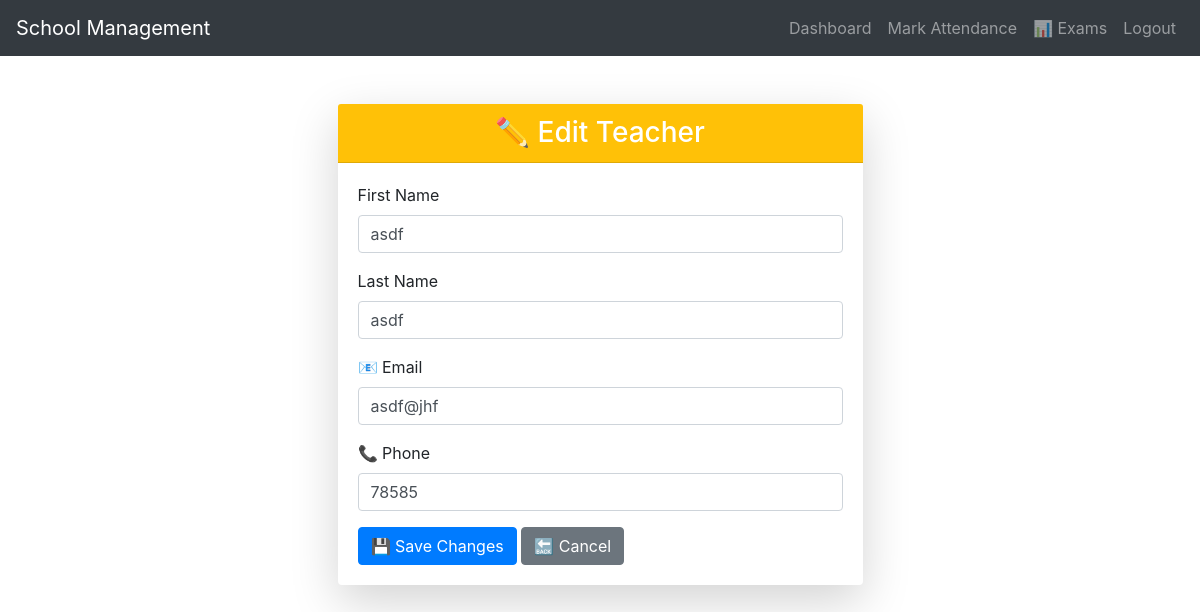
The page /dashboard/edit/teacher/2 (signed in) on the database its author committed.
### dashboard/models.py (models this page shows, shortened)
class User(UserMixin, db.Model):
    id = db.Column(db.Integer, primary_key=True)
    school_id = db.Column(db.Integer, db.ForeignKey('school.id'), nullable=False)
    first_name = db.Column(db.String(100), nullable=False)
    last_name = db.Column(db.String(100), nullable=False)
    email = db.Column(db.String(100), unique=True, nullable=True)
    phone = db.Column(db.String(20), nullable=True)
    password_hash = db.Column(db.String(255), nullable=True)
    role = db.Column(db.Enum('Admin', 'Teacher', name="user_roles"), nullable=False)
    has_dashboard_access = db.Column(db.Boolean, default=False)
    is_active = db.Column(db.Boolean, default=False)
    subjects = db.relationship('Subject', backref='teacher', lazy=True)
    @property
    def is_authenticated(self):
        return True

### dashboard/views.py (the view, shortened to what this page needs)
@app.route('/dashboard/edit/teacher/<int:teacher_id>', methods=['GET', 'POST'])
@login_required
def edit_teacher(teacher_id):
    if not current_user.is_authenticated:
        flash('You must be logged in to edit a teacher.', 'danger')
        return redirect(url_for('dashboard_login'))
    teacher = User.query.get_or_404(teacher_id)
    return render_template('edit_teacher.html', teacher=teacher)

### dashboard/__init__.py (called while the page is built)
@login_manager.user_loader
def load_user(user_id):
    user = User.query.get(int(user_id))
    return user

### dashboard/templates/edit_teacher.html (shortened to what this page needs)
{% extends "base.html" %}
{% block content %}
<div class="container mt-5">
    <div class="row justify-content-center">
        <div class="col-lg-6 col-md-8">
            <div class="card shadow-lg border-0 rounded-3">
                <div class="card-header bg-warning text-white text-center">
                    <h3 class="mb-0">✏️ Edit Teacher</h3>
                </div>
                <div class="card-body">
                    <form method="POST" action="{{ url_for('edit_teacher', teacher_id=teacher.id) }}" class="needs-validation" novalidate>
                        <div class="mb-3">
                            <label for="first_name" class="form-label">First Name</label>
                            <input type="text" class="form-control" id="first_name" name="first_name" value="{{ teacher.first_name }}" required>
                        </div>
                        <div class="mb-3">
                            <label for="last_name" class="form-label">Last Name</label>
                            <input type="text" class="form-control" id="last_name" name="last_name" value="{{ teacher.last_name }}" required>
                        </div>
                        <div class="mb-3">
                            <label for="email" class="form-label">📧 Email</label>
                            <input type="email" class="form-control" id="email" name="email" value="{{ teacher.email }}" required>
                        </div>
                        <div class="mb-3">
                            <label for="phone" class="form-label">📞 Phone</label>
                            <input type="tel" class="form-control" id="phone" name="phone" pattern="[0-9]{10}" value="{{ teacher.phone }}" required>
                        </div>
                        <div class="d-grid gap-2">
                            <button type="submit" class="btn btn-primary">💾 Save Changes</button>
                            <a href="{{ url_for('dashboard') }}" class="btn btn-secondary">🔙 Cancel</a>
                        </div>
                    </form>
                </div>
            </div>
        </div>
    </div>
</div>
{% endblock %}

### rows shown on the page
User: first_name "asdf", last_name "asdf", email "asdf@jhf", phone "78585"
